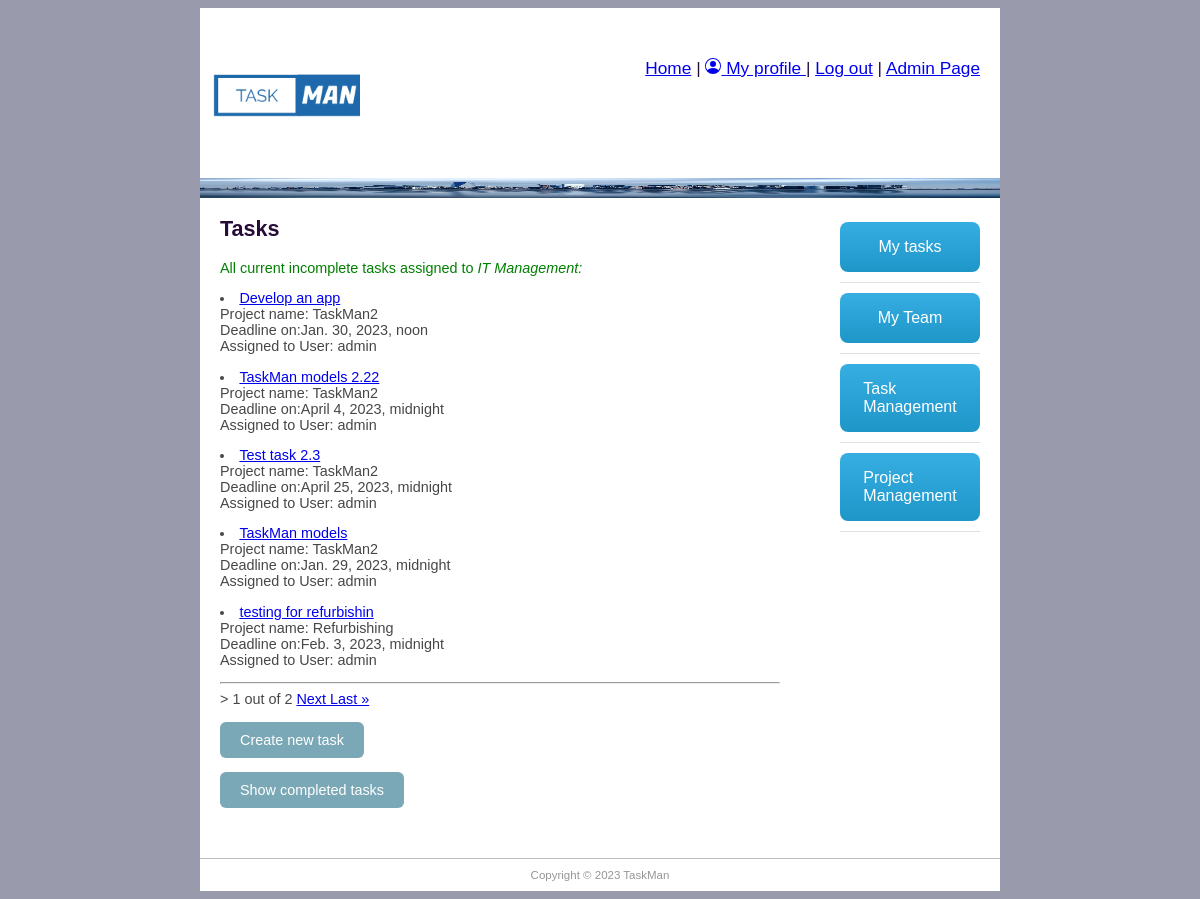
/taskman/alltasks/ (signed in), run on an earlier commit of the app's database.
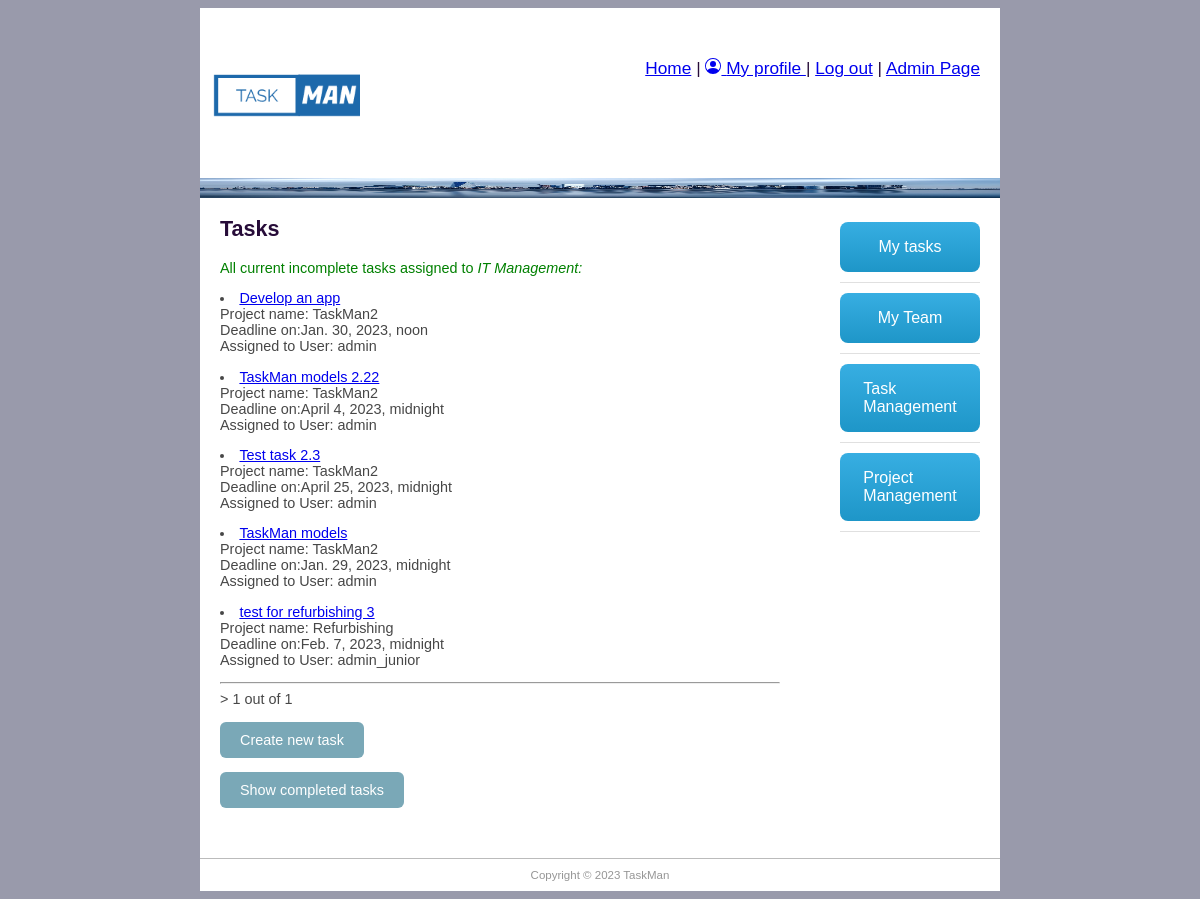
And on a later commit of the database.
### taskman/models.py (models this page shows, shortened)
class TaskInstance(models.Model):
    project_id = models.ForeignKey('Project', help_text='Assign to a task', on_delete=models.SET_NULL, null=True, blank=True)
    job_title = models.CharField('Task title', max_length=200, help_text='Enter Task role', null=True, blank=True)
    description = models.TextField('Description', max_length=2000, help_text='Enter task description', null=True, blank=True)
    enddate = models.DateTimeField('Requested finish date', null=True, blank=True)
    completed_on = models.BooleanField('Completed', default=False)
    assign_employees = models.ForeignKey(Employee, help_text='Select employees to task', on_delete=models.CASCADE)

class Project(models.Model):
    title = models.CharField('Project title', max_length=100, help_text='Enter project title')
    description = models.TextField('Description', max_length=2000, help_text='Enter project description')
    group_id = models.ForeignKey(Group, help_text='Assign to a team', blank=True, on_delete=models.SET_NULL, null=True)
    employee_req = models.IntegerField('Number of employees expected', default=0)
    enddate = models.DateTimeField('Requested finish date', null=True, blank=True)
    created_on = models.DateTimeField(editable=False, auto_now_add=True)
    updated_on = models.DateTimeField(editable=False, auto_now_add=True)
    completed_on = models.BooleanField('Completed', default=False)

class Employee(models.Model):
    user = models.OneToOneField(User, on_delete=models.CASCADE)
    group_id = models.ForeignKey(Group, help_text='Assign to a team', on_delete=models.SET_NULL, null=True, blank=True)
    photo = models.ImageField(default='default.png', upload_to='profile_pics')
    team_role = models.ForeignKey(TeamRole, help_text='Assign a position', on_delete=models.SET_NULL, null=True, blank=True)
    task_number = models.IntegerField('Number of tasks assigned', default=0, validators=[MaxValueValidator(10)])

### taskman/views.py (the view)
# urls.py: path('alltasks/', views.AllTaskListView.as_view(), name='all_tasks'),
class AllTaskListView(LoginRequiredMixin, generic.ListView):
    model = TaskInstance
    paginate_by = 5
    template_name = 'all_tasks.html'
    def get_context_data(self, **kwargs):
        context = super().get_context_data(**kwargs)
        current_employee = Employee.objects.get(user=self.request.user)
        context['current_employee'] = current_employee
        return context
    def get_queryset(self):
        current_employee = Employee.objects.get(user=self.request.user)
        task_list = TaskInstance.objects.filter(project_id__group_id__id=current_employee.group_id.id).filter \
            (project_id__completed_on=False).filter(completed_on=False)
        return task_list

### taskman/templates/all_tasks.html (shortened to what this page needs)
{% extends "base.html" %}
{% block content %}
<h1>Tasks</h1>
<p style="color:green">All current incomplete tasks assigned to <em>{{current_employee.group_id}}:</em> </p>
{% for tasks_obj in taskinstance_list %}
<li> <a href="{% url 'task-detail' tasks_obj.id %}">{{tasks_obj.job_title}}</a> <br>Project name: {{tasks_obj.project_id.title}}
    <br> Deadline on:{{tasks_obj.enddate}} <br>Assigned to User: {{tasks_obj.assign_employees.user.username}}</li>
{% endfor %}
<hr>
<div class="pagination"><span class="step-links">>
        <span class="current">
            {{ page_obj.number }} out of {{ page_obj.paginator.num_pages }}</span>
        {% if page_obj.has_next %}
            <a href="?page={{ page_obj.next_page_number }}"> Next </a><a href="?page={{ page_obj.paginator.num_pages }}"> Last &raquo;</a>
        {% endif %}
    </span></div>
<a class="button-cool" href="{% url 'task-new' %}">Create new task</a>
<a class="button-cool" href="{% url 'all_tasks_c' %}">Show completed tasks</a>
{% endblock %}

What changed in the data, as far as the page shows it:
removed TaskInstance: job_title "testing for refurbishin", project_id "Refurbishing", enddate "Feb. 3, 2023, midnight", assign_employees.user.username "admin"
now on this page (row unchanged): TaskInstance: job_title "test for refurbishing 3", project_id "Refurbishing", enddate "Feb. 7, 2023, midnight", assign_employees.user.username "admin_junior"
Also different on the page:
{{ page_obj.paginator.num_pages }}: "2" → "1"
text no longer shown: "Next Last »"
